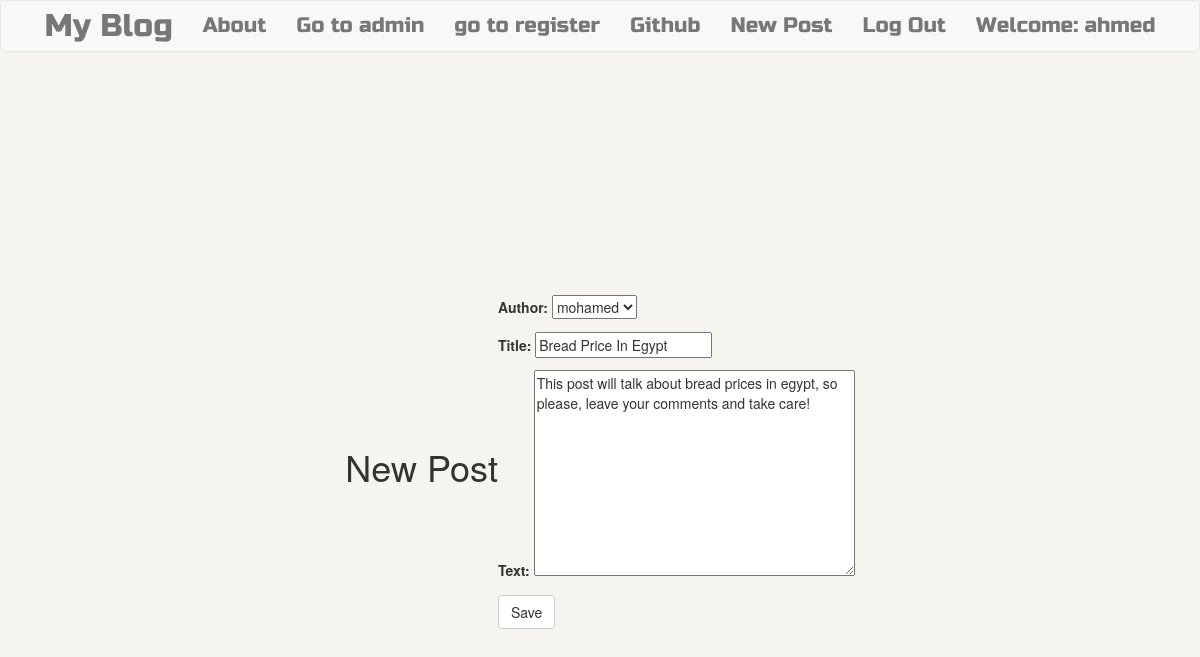
The app's page /post/4/edit/ (signed in) with its own data.
### blog/models.py (models this page shows, shortened)
class Post (models.Model):
    author=models.ForeignKey('auth.User',on_delete=models.CASCADE)
    title=models.CharField(max_length=200)
    text=models.TextField()
    create_date=models.DateTimeField(default=timezone.now)
    publish_date=models.DateTimeField(blank=True,null=True)

### blog/views.py (the view)
class updatepostview (LoginRequiredMixin,UpdateView):
    login_url='/login/'
    redirect_field_name="blog/post_detail.html"
    form_class=PostForm
    model=Post

### blog/forms.py
class PostForm (forms.ModelForm):
    class Meta ():
        model=Post
        fields=('author','title','text')
        widgets={
          'title':forms.TextInput(attrs={'class':'textinputclass'}),
          'text': forms.Textarea(attrs={'class':'editable medium-editor-textarea postcontent'})
        }

### blog/templates/blog/post_form.html (shortened to what this page needs)
{% extends 'blog/base.html' %}
{% block content %}
<h1>New Post</h1>
<form  method="POST">
{{form.as_p}}
<button type="submit" class='save btn btn-default' >Save</button>
</form>
{% endblock %}

### blog/templates/blog/base.html (shortened to what this page needs)
<!DOCTYPE html>
{% load staticfiles %}
<html lang="en" dir="ltr">
  <head>
<link rel="stylesheet" href="https://maxcdn.bootstrapcdn.com/bootstrap/3.3.7/css/bootstrap.min.css"
<script src="//cdn.jsdelivr.net/npm/medium-editor@latest/dist/js/medium-editor.min.js"></script>
<link rel="stylesheet" href="//cdn.jsdelivr.net/npm/medium-editor@latest/dist/css/medium-editor.min.css" type="text/css" media="screen" charset="utf-8">
<link rel="stylesheet" href="{% static 'css/blog.css' %}">
  </head>
  <body>
    <nav class='navbar navbar-default techfont custom-navbar '  >
      <div class="container">
        <ul class= 'nav navbar-nav'>
          <li> <a class='navbar-brand bigbrand' href="{% url 'postlist' %}">My Blog</a> </li>
          <li><a href="{% url 'about' %}">About</a></li>
          <li><a class="navbar-link" href="{% url 'admin:index' %}">Go to admin</a></li>
          <li><a class="navbar-link" href="{% url 'register' %}">go to register</a></li>
          <li><a href="https://www.github.com">Github</a> </li>
        </ul>
        <ul class='nav navbar-nav navbar-right'>
          {% if user.is_authenticated %}
          <li><a href="{% url 'postnew' %}">New Post</a> </li>
          <li><a href="{% url 'logout' %}">Log Out</a> </li>
          <li><a>Welcome: {{user.username}}</a> </li>
          {% else %}
          <li><a class='nav navbar-right' href="{% url 'login' %}">Login</a> </li>
          {% endif %}
        </ul>
      </div>
    </nav>
    <div class="content container">
      {% block content %}
      {% endblock %}
    </div>
  </body>
</html>

### blog/static/css/blog.css (style rules this page uses)
.techfont { font-family:'Russo One' ,sans-serif; font-size: 1.5em; margin-bottom: 10px; }
.bigbrand { font-size:1.5em; }
body, html { height: 100%; background: #F6F4EE; }
.container { display: flex; align-items: center; justify-content: center; height: 100%; }

### records on screen
Post: author "mohamed", title "Bread Price In Egypt", text "This post will talk about bread prices in egypt, so please, leave your comments and take care!"

### other values on screen
{{ user.username }} "ahmed"
